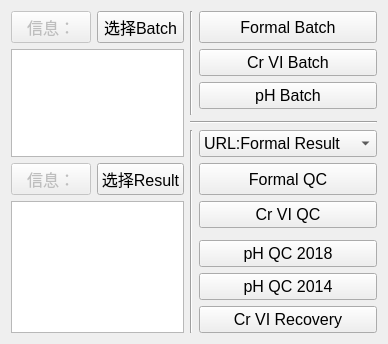
        <widget class="QWidget" name="tab_4">
         <attribute name="title">
          <string>UV Operate</string>
         </attribute>
         <layout class="QGridLayout" name="gridLayout_5">
          <item row="2" column="3">
           <widget class="QPushButton" name="pushButton_45">
            <property name="sizePolicy">
             <sizepolicy hsizetype="Expanding" vsizetype="Expanding">
              <horstretch>0</horstretch>
              <verstretch>0</verstretch>
             </sizepolicy>
            </property>
            <property name="font">
             <font>
              <pointsize>12</pointsize>
             </font>
            </property>
            <property name="statusTip">
             <string>获取Sample ID以pH格式生成CSV格式</string>
            </property>
            <property name="text">
             <string>pH Batch</string>
            </property>
            <property name="icon">
             <iconset>
              <normaloff>icon/click.png</normaloff>
              <normalon>:/click.png</normalon>
              <disabledoff>:/click.png</disabledoff>
              <disabledon>:/click.png</disabledon>
              <activeoff>:/click.png</activeoff>
              <activeon>:/click.png</activeon>
              <selectedoff>:/click.png</selectedoff>
              <selectedon>:/click.png</selectedon>icon/click.png</iconset>
            </property>
           </widget>
          </item>
          <item row="7" column="3">
           <widget class="QPushButton" name="pushButton_49">
            <property name="sizePolicy">
             <sizepolicy hsizetype="Expanding" vsizetype="Expanding">
              <horstretch>0</horstretch>
              <verstretch>0</verstretch>
             </sizepolicy>
            </property>
            <property name="font">
             <font>
              <pointsize>12</pointsize>
             </font>
            </property>
            <property name="statusTip">
             <string>填写六价铬QC Chart</string>
            </property>
            <property name="text">
             <string>Cr VI QC</string>
            </property>
            <property name="icon">
             <iconset>
              <normaloff>icon/click.png</normaloff>
              <normalon>:/click.png</normalon>
              <disabledoff>:/click.png</disabledoff>
              <disabledon>:/click.png</disabledon>
              <activeoff>:/click.png</activeoff>
              <activeon>:/click.png</activeon>
              <selectedoff>:/click.png</selectedoff>
              <selectedon>:/click.png</selectedon>icon/click.png</iconset>
            </property>
           </widget>
          </item>
          <item row="9" column="3">
           <widget class="QPushButton" name="pushButton_52">
            <property name="sizePolicy">
             <sizepolicy hsizetype="Expanding" vsizetype="Expanding">
              <horstretch>0</horstretch>
              <verstretch>0</verstretch>
             </sizepolicy>
            </property>
            <property name="font">
             <font>
              <pointsize>12</pointsize>
              <weight>50</weight>
              <bold>false</bold>
             </font>
            </property>
            <property name="text">
             <string>pH QC 2018</string>
            </property>
            <property name="icon">
             <iconset>
              <normaloff>icon/click.png</normaloff>
              <normalon>:/click.png</normalon>
              <disabledoff>:/click.png</disabledoff>
              <disabledon>:/click.png</disabledon>
              <activeoff>:/click.png</activeoff>
              <activeon>:/click.png</activeon>
              <selectedoff>:/click.png</selectedoff>
              <selectedon>:/click.png</selectedon>icon/click.png</iconset>
            </property>
           </widget>
          </item>
          <item row="6" column="3">
           <widget class="QPushButton" name="pushButton_47">
            <property name="sizePolicy">
             <sizepolicy hsizetype="Expanding" vsizetype="Expanding">
              <horstretch>0</horstretch>
              <verstretch>0</verstretch>
             </sizepolicy>
            </property>
            <property name="font">
             <font>
              <pointsize>12</pointsize>
             </font>
            </property>
            <property name="statusTip">
             <string>填写甲醛QC Chart</string>
            </property>
            <property name="text">
             <string>Formal QC</string>
            </property>
            <property name="icon">
             <iconset>
              <normaloff>icon/click.png</normaloff>
              <normalon>:/click.png</normalon>
              <disabledoff>:/click.png</disabledoff>
              <disabledon>:/click.png</disabledon>
              <activeoff>:/click.png</activeoff>
              <activeon>:/click.png</activeon>
              <selectedoff>:/click.png</selectedoff>
              <selectedon>:/click.png</selectedon>icon/click.png</iconset>
            </property>
           </widget>
          </item>
          <item row="5" column="3">
           <widget class="QComboBox" name="comboBox_2">
            <property name="sizePolicy">
             <sizepolicy hsizetype="Expanding" vsizetype="Expanding">
              <horstretch>0</horstretch>
              <verstretch>0</verstretch>
             </sizepolicy>
            </property>
            <property name="font">
             <font>
              <pointsize>12</pointsize>
             </font>
            </property>
            <property name="statusTip">
             <string>Result数据的选择路径</string>
            </property>
            <item>
             <property name="text">
              <string>URL:Formal Result</string>
             </property>
            </item>
            <item>
             <property name="text">
              <string>URL:pH 2014 Result</string>
             </property>
            </item>
            <item>
             <property name="text">
              <string>URL:pH 2018 Result</string>
             </property>
            </item>
            <item>
             <property name="text">
              <string>URL:Cr VI Result</string>
             </property>
            </item>
           </widget>
          </item>
          <item row="11" column="3">
           <widget class="QPushButton" name="pushButton_54">
            <property name="sizePolicy">
             <sizepolicy hsizetype="Expanding" vsizetype="Expanding">
              <horstretch>0</horstretch>
              <verstretch>0</verstretch>
             </sizepolicy>
            </property>
            <property name="font">
             <font>
              <pointsize>12</pointsize>
             </font>
            </property>
            <property name="statusTip">
             <string>六价铬回收率计算</string>
            </property>
            <property name="text">
             <string>Cr VI Recovery</string>
            </property>
           </widget>
          </item>
          <item row="6" column="1">
           <widget class="QPushButton" name="pushButton_43">
            <property name="sizePolicy">
             <sizepolicy hsizetype="Expanding" vsizetype="Expanding">
              <horstretch>0</horstretch>
              <verstretch>0</verstretch>
             </sizepolicy>
            </property>
            <property name="font">
             <font>
              <pointsize>12</pointsize>
             </font>
            </property>
            <property name="statusTip">
             <string>选择Result文件</string>
            </property>
            <property name="text">
             <string>选择Result</string>
            </property>
            <property name="icon">
             <iconset>
              <normaloff>icon/open.png</normaloff>
              <normalon>:/open.png</normalon>
              <disabledoff>:/open.png</disabledoff>
              <disabledon>:/open.png</disabledon>
              <activeoff>:/open.png</activeoff>
              <activeon>:/open.png</activeon>
              <selectedoff>:/open.png</selectedoff>
              <selectedon>:/open.png</selectedon>icon/open.png</iconset>
            </property>
           </widget>
          </item>
          <item row="0" column="2" rowspan="4">
           <widget class="Line" name="line_3">
            <property name="orientation">
             <enum>Qt::Vertical</enum>
            </property>
           </widget>
          </item>
          <item row="4" column="2" colspan="2">
           <widget class="Line" name="line_2">
            <property name="orientation">
             <enum>Qt::Horizontal</enum>
            </property>
           </widget>
          </item>
          <item row="0" column="1">
           <widget class="QPushButton" name="pushButton_41">
            <property name="sizePolicy">
             <sizepolicy hsizetype="Expanding" vsizetype="Expanding">
              <horstretch>0</horstretch>
              <verstretch>0</verstretch>
             </sizepolicy>
            </property>
            <property name="font">
             <font>
              <pointsize>12</pointsize>
             </font>
            </property>
            <property name="statusTip">
             <string>选择需要获取的Batch</string>
            </property>
            <property name="text">
             <string>选择Batch</string>
            </property>
            <property name="icon">
             <iconset>
              <normaloff>icon/open.png</normaloff>
              <normalon>:/open.png</normalon>
              <disabledoff>:/open.png</disabledoff>
              <disabledon>:/open.png</disabledon>
              <activeoff>:/open.png</activeoff>
              <activeon>:/open.png</activeon>
              <selectedoff>:/open.png</selectedoff>
              <selectedon>:/open.png</selectedon>icon/open.png</iconset>
            </property>
           </widget>
          </item>
          <item row="7" column="0" rowspan="5" colspan="2">
           <widget class="QTextBrowser" name="textBrowser_5">
            <property name="sizePolicy">
             <sizepolicy hsizetype="Ignored" vsizetype="Ignored">
              <horstretch>0</horstretch>
              <verstretch>0</verstretch>
             </sizepolicy>
            </property>
            <property name="statusTip">
             <string>选择Result的文件信息</string>
            </property>
           </widget>
          </item>
          <item row="10" column="3">
           <widget class="QPushButton" name="pushButton_48">
            <property name="sizePolicy">
             <sizepolicy hsizetype="Expanding" vsizetype="Expanding">
              <horstretch>0</horstretch>
              <verstretch>0</verstretch>
             </sizepolicy>
            </property>
            <property name="font">
             <font>
              <pointsize>12</pointsize>
             </font>
            </property>
            <property name="statusTip">
             <string>填写pH QC Chart</string>
            </property>
            <property name="text">
             <string>pH QC 2014</string>
            </property>
            <property name="icon">
             <iconset>
              <normaloff>icon/click.png</normaloff>
              <normalon>:/click.png</normalon>
              <disabledoff>:/click.png</disabledoff>
              <disabledon>:/click.png</disabledon>
              <activeoff>:/click.png</activeoff>
              <activeon>:/click.png</activeon>
              <selectedoff>:/click.png</selectedoff>
              <selectedon>:/click.png</selectedon>icon/click.png</iconset>
            </property>
           </widget>
          </item>
          <item row="0" column="3">
           <widget class="QPushButton" name="pushButton_44">
            <property name="sizePolicy">
             <sizepolicy hsizetype="Expanding" vsizetype="Expanding">
              <horstretch>0</horstretch>
              <verstretch>0</verstretch>
             </sizepolicy>
            </property>
            <property name="font">
             <font>
              <pointsize>12</pointsize>
             </font>
            </property>
            <property name="statusTip">
             <string>获取Sample ID以甲醛格式生成TXT格式</string>
            </property>
            <property name="text">
             <string>Formal Batch</string>
            </property>
            <property name="icon">
             <iconset>
              <normaloff>icon/click.png</normaloff>
              <normalon>:/click.png</normalon>
              <disabledoff>:/click.png</disabledoff>
              <disabledon>:/click.png</disabledon>
              <activeoff>:/click.png</activeoff>
              <activeon>:/click.png</activeon>
              <selectedoff>:/click.png</selectedoff>
              <selectedon>:/click.png</selectedon>icon/click.png</iconset>
            </property>
           </widget>
          </item>
          <item row="1" column="0" rowspan="5" colspan="2">
           <widget class="QTextBrowser" name="textBrowser_4">
            <property name="sizePolicy">
             <sizepolicy hsizetype="Ignored" vsizetype="Ignored">
              <horstretch>0</horstretch>
              <verstretch>0</verstretch>
             </sizepolicy>
            </property>
            <property name="statusTip">
             <string>选择Barch的文件信息</string>
            </property>
           </widget>
          </item>
          <item row="0" column="0">
           <widget class="QPushButton" name="pushButton_39">
            <property name="enabled">
             <bool>false</bool>
            </property>
            <property name="sizePolicy">
             <sizepolicy hsizetype="Expanding" vsizetype="Expanding">
              <horstretch>0</horstretch>
              <verstretch>0</verstretch>
             </sizepolicy>
            </property>
            <property name="font">
             <font>
              <pointsize>12</pointsize>
             </font>
            </property>
            <property name="text">
             <string>信息：</string>
            </property>
           </widget>
          </item>
          <item row="1" column="3">
           <widget class="QPushButton" name="pushButton_46">
            <property name="sizePolicy">
             <sizepolicy hsizetype="Expanding" vsizetype="Expanding">
              <horstretch>0</horstretch>
              <verstretch>0</verstretch>
             </sizepolicy>
            </property>
            <property name="font">
             <font>
              <pointsize>12</pointsize>
             </font>
            </property>
            <property name="statusTip">
             <string>获取Sample ID以六价铬格式生成TXT格式</string>
            </property>
            <property name="text">
             <string>Cr VI Batch</string>
            </property>
            <property name="icon">
             <iconset>
              <normaloff>icon/click.png</normaloff>
              <normalon>:/click.png</normalon>
              <disabledoff>:/click.png</disabledoff>
              <disabledon>:/click.png</disabledon>
              <activeoff>:/click.png</activeoff>
              <activeon>:/click.png</activeon>
              <selectedoff>:/click.png</selectedoff>
              <selectedon>:/click.png</selectedon>icon/click.png</iconset>
            </property>
           </widget>
          </item>
          <item row="6" column="0">
           <widget class="QPushButton" name="pushButton_42">
            <property name="enabled">
             <bool>false</bool>
            </property>
            <property name="sizePolicy">
             <sizepolicy hsizetype="Expanding" vsizetype="Expanding">
              <horstretch>0</horstretch>
              <verstretch>0</verstretch>
             </sizepolicy>
            </property>
            <property name="font">
             <font>
              <pointsize>12</pointsize>
             </font>
            </property>
            <property name="text">
             <string>信息：</string>
            </property>
           </widget>
          </item>
          <item row="5" column="2" rowspan="7">
           <widget class="Line" name="line_4">
            <property name="orientation">
             <enum>Qt::Vertical</enum>
            </property>
           </widget>
          </item>
         </layout>
        </widget>
